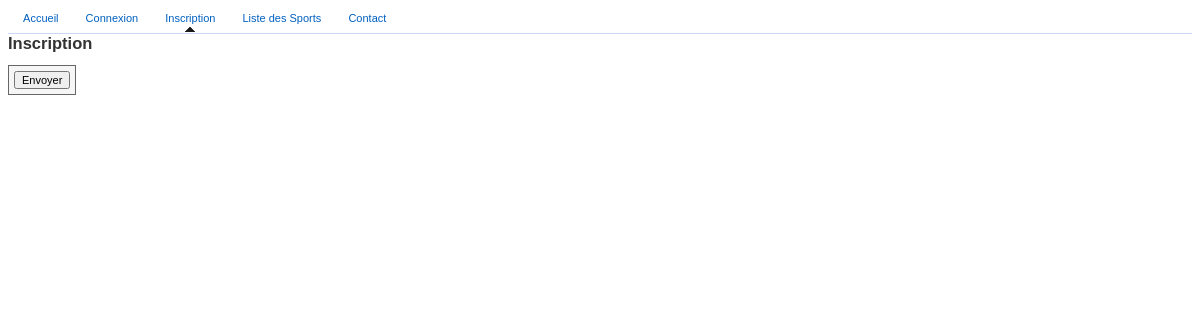
The page /inscription.php on the database as committed earlier.
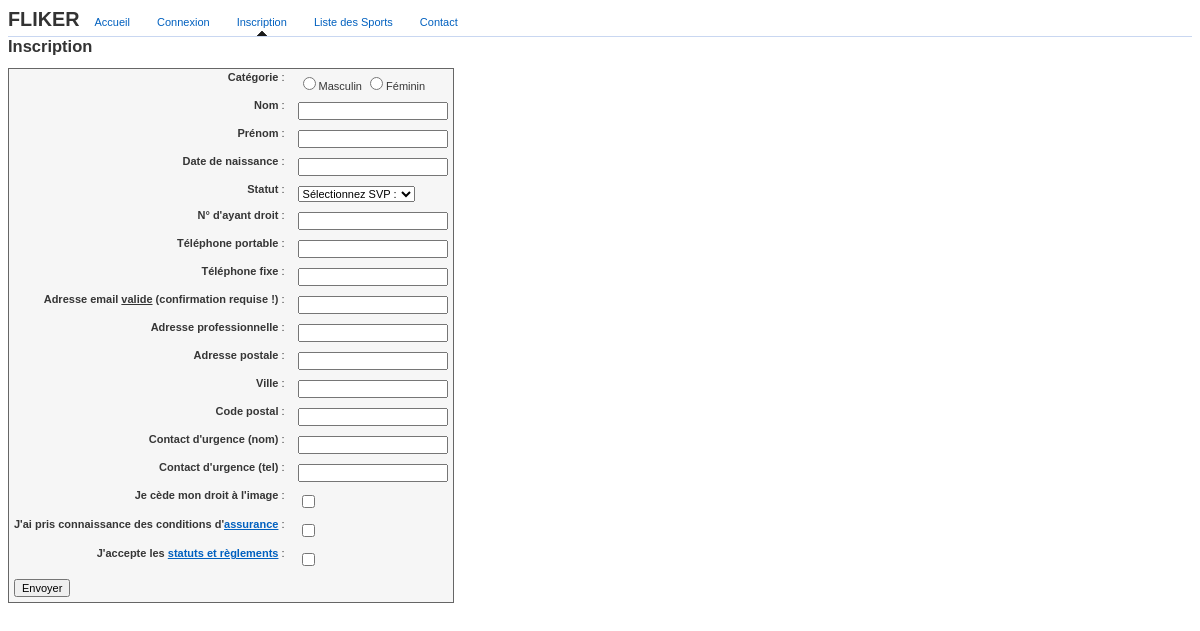
The same page on the database as committed later.
### tables this page shows
CREATE TABLE IF NOT EXISTS `fliker_config` (
  `id` varchar(255) NOT NULL COMMENT 'conf=configuration globale,notif=notification à envoyer,txt=message texte intégré au site',
  `valeur` varchar(1024) NOT NULL,
  `description` varchar(255) NOT NULL,
  PRIMARY KEY (`id`)
);

CREATE TABLE IF NOT EXISTS `fliker_champs_adherent` (
  `nom` varchar(255) NOT NULL,
  `type` varchar(255) NOT NULL,
  `description` varchar(255) NOT NULL,
  `exemple` varchar(255) NOT NULL,
  `ordre` int(16) NOT NULL,
  `required` tinyint(1) NOT NULL,
  `inscription` tinyint(1) NOT NULL,
  `user_viewable` tinyint(1) NOT NULL DEFAULT '0',
  `user_editable` tinyint(1) NOT NULL,
  `admin` tinyint(1) NOT NULL,
  `search_simple` tinyint(1) NOT NULL,
  `search_trombi` tinyint(1) NOT NULL,
  `format` varchar(255) NOT NULL,
  PRIMARY KEY (`nom`)
);

### includes/config.php (called while the page is built, shortened)
<?php
$dbname = "fliker";
?>

### webservices/General.php (called while the page is built, shortened)
<?php
function getParam($id){
	$query= "SELECT valeur FROM {$GLOBALS['prefix_db']}config WHERE id='$id' ";
	$results = mysql_query($query);
	if (mysql_num_rows($results) > 0)
		$ret = mysql_result($results,0,"valeur");
	else
		$ret = NULL;
	return $ret;
}
?>

### webservices/Adherent.php (called while the page is built, shortened)
<?php
function getChampsAdherents()
{
	$query = "SELECT * FROM {$GLOBALS['prefix_db']}champs_adherent ORDER BY ordre ASC";
	$results = mysql_query($query);
	$champs = array();
	while($row = mysql_fetch_array($results)){
		$champs[$row['nom']] = $row;
	}
	return $champs;
}
?>

### webservices/Select.php (called while the page is built, shortened)
<?php
function getSelect($table){
	$query = "SELECT id,nom FROM {$GLOBALS['prefix_db']}$table ORDER BY nom";
	$results = mysql_query($query);
	$tab = array();
	while($row = mysql_fetch_array($results)){
			$tab[$row['id']] = $row['nom'];
	}
	return $tab;
}
?>

### inscription.php (the view, shortened to what this page needs)
<?php
$header = '
<!DOCTYPE HTML PUBLIC "-//W3C//DTD HTML 3.2 Final//EN">
<html>
 <head>
  <title>::Fliker::Inscription</title>
  <link rel="stylesheet" type="text/css" href="./includes/style.css" />
  <link rel="stylesheet" type="text/css" href="./includes/css/ui-lightness/jquery-ui-1.8.11.custom.css" />
	<script type="text/javascript" src="./includes/js/jquery.js"></script>
	<script type="text/javascript" src="./includes/js/jquery.validate.min.js"></script>
	<script type="text/javascript" src="./includes/js/jquery-ui.js"></script>
	<script type="text/javascript" src="./includes/js/jquery.ui.datepicker-fr.js"></script>
 	</head>
	<body>';
$footer = '</body></html>';
include("General.php");
include("Adherent.php");
include("Select.php");
include_once("EspaceMembre.class.php");
print $header;
$EspaceMembre = new EspaceMembre;
$EspaceMembre->showMenu();
print '<h2>Inscription</h2>';
if (isset($_POST['action']) && $_POST['action'] == 'submitted')
{
	if(!(strcmp($_SESSION['uid'],"") == 0))
	{
		$_SESSION = $_POST;
		$tab = getChampsAdherents();
		print "<h2>Récapitulatif</h2>";
		print '<TABLE BORDER="1">';
		foreach($tab as $row){
			if($row['inscription']==1)
			{
				print '<TR>';
				if($row['type']==="varchar")
					print '<TD>'.$row['description'].'</TD><TD>'.$_SESSION[$row['nom']].'</TD>';
				if($row['type']==="date")
					print '<TD>'.$row['description'].'</TD><TD>'.$_SESSION[$row['nom']].'</TD>';
				if($row['type']==="tinyint")
				{
					if (isset($_SESSION[$row['nom']]) && $_SESSION[$row['nom']]==="on")
						print '<TD>'.$row['description'].'</TD><TD>Oui</TD>';
					else
						print '<TD>'.$row['description'].'</TD><TD>Non</TD>';
				}
				if($row['type']==='file')
				{
					print '<TD>'.$row['description'].'</TD><TD>'.$_FILES[$row['nom']]['name'].'</TD>';
					saveImage($_SESSION['email'],$row['nom']);
				}
				if($row['type']==="select")
				{
					$tab=getSelect($row['nom']);
					print '<TD>'.$row['description'].'</TD><TD>'.$tab[$_SESSION['id_'.$row['nom']]].'</TD>';
				}
			}
			print '</TR>';
		}
		print '</TABLE>';
		print '<button type="button" onclick="history.go(-1)">
			Modifier
		</button> ';
		print '<FORM action="inscription.php" method="POST">
		<input type=\'hidden\' name=\'action\' value=\'confirmed\' />
		<INPUT type=\'submit\' value=\'Confirmer\'>
		</FORM>
		';
		print $footer;
	}
	else
		header("location: inscription.php") ;
}
else if (isset($_POST['action']) && $_POST['action'] == 'confirmed')
{
	$cryptinstall="./includes/cryptographp.fct.php";
	include $cryptinstall;
	include("includes/captcha.php");
}
else
{
	$tab = getChampsAdherents();
	print '<br/><FORM id="f_inscription" action="inscription.php?';
	echo SID;
	print '" enctype="multipart/form-data" method="POST">';
	print '<table border=0>';
	foreach($tab as $row)
	{
		if($row['inscription']==1)
		{
			$format =$row['format'];
			if ($row['required']==1)
				$format ="class=\"{$format}_req\"";
			else
				$format="class=\"$format\"";
			if($row['format'] === "categorie")
			{
				print '<tr ><td class="label"><LABEL for ='.$row['nom'].' >'.$row['description'].'</LABEL> : </td>
					<td>
					<INPUT type=radio name='.$row['nom'].' '.$format.' value="M">Masculin
					<INPUT type=radio name='.$row['nom'].' '.$format.' value="F">Féminin
					</td>
					</tr>
					</div>';
			}
			else
			if($row['type']==='varchar')
				print '<tr><td class="label"><LABEL for ='.$row['nom'].' >'.$row['description'].'</LABEL> : </td><td><INPUT type=text name="'.$row['nom'].'" id="'.$row['nom'].'" '.$format.' ></td></tr>';
			else
			if($row['type']==='date')
				print '<tr><td class="label"><LABEL for ="datepicker" >'.$row['description'].'</LABEL> : </td><td><INPUT type=text readonly name="'.$row['nom'].'" id ="datepicker" '.$format.' ></td></tr>';
			else
			if($row['type']==='tinyint')
				print '<tr><td class="label"><LABEL for ='.$row['nom'].' >'.$row['description'].'</LABEL> : </td><td><INPUT type=checkbox name='.$row['nom'].' '.$format.'></td></tr>';
			else
			if($row['type']==='file')
				print '<tr><td class="label"><LABEL for ='.$row['nom'].' >'.$row['description'].'</LABEL> : </td><td><INPUT type=file name='.$row['nom'].' '.$format.'></td></tr>';
			else
			if($row['type']==='select'){
				$values = getSelect($row['nom']);
				print '<tr><td class="label"><LABEL for ='.$row['nom'].' >'.$row['description'].'</LABEL> : </td><td><SELECT name="id_'.$row['nom'].'" id="id_'.$row['nom'].'" '.$format.'>';
                                       print '<OPTION value="" selected>Sélectionnez SVP :</OPTION>';
				print '</SELECT></td></tr>';
			}
		}
	}
	print '<tr><td colspan="2"><INPUT type=\'submit\' name="submit" value=\'Envoyer\'></td></tr>';
	print '</table>';
	print '</FORM>';
	print $footer;
}
?>

### includes/EspaceMembre.class.php (shortened to what this page needs)
<?php
include_once("General.php");
include_once("Adherent.php");
class EspaceMembre
{
	public function showMenu($page = 0)
	{
		print '<div id="top">';
		print '<span id="title"><h1>';
		print getParam('text_top.txt');
		print '</h1></span>';
		include("menu.php");
		print '</div>';
	}
}
?>

### menu.php (shortened to what this page needs)
<?php
$info = pathinfo($_SERVER['PHP_SELF']);
$actuel = substr($info['basename'], 0, -4);
if($actuel == "inscription"){$tmp_stock5 = 'selected';}
if(isset($_SESSION['user']))
{$menu_logger='<li><a class="'.$tmp_stock1.'" href="index.php?page=7&adh='.$_SESSION['uid'].'">Mon espace</a></li>';}
else{
$menu_logger='
<li><a class="'.$tmp_stock3.'" href="index.php?page=23">Accueil</a></li>
<li><a class="'.$tmp_stock4.'" href="login.php">Connexion</a></li>
<li><a class="'.$tmp_stock5.'" href="inscription.php">Inscription</a></li>
';
}
print '
<ul id="main_menu">
'.$menu_logger.'
<li><a class="'.$tmp_stock2.'" href="index.php?page=21">Liste des Sports</a></li>
';
if (isset($_GET['page']))
	$tmp_stock3 = (($_GET['page']==22) ? 'selected' : '');
else
	$tmp_stock3 = '';
print '
<li><a class="'.$tmp_stock3.'" href="index.php?page=22">Contact</a></li>
';
print '</ul>';
?>

### includes/style.css (style rules this page uses)
* { font-size: 11px; }
body, input, select, textarea { font-family: verdana, arial, helvetica, sans-serif; font-size: 11px; }
body { color: #333; background-color: #fff; text-align: left; }
a:link { color:#0060BF; text-decoration: underline; }
h1, h2, h3, h4, h5, h6 { font-family: "Lucida Grande", "Lucida Sans Unicode", geneva, verdana, arial, helvetica, sans-serif; font-weight: bold; color: #333; }
h1 { font-size: 1.8em; margin: 0em; color: #333; }
h2 { font-size: 1.5em; margin: 0em; }
div { padding : 0em; margin : 0em; }
#top { border-bottom : 1px solid #C9D7F1; padding-bottom: 4px; }
#title { display: inline-block; }
#main_menu { display: inline-block; list-style: none; margin: 0.4em 0em 0.4em 0em; padding : 0em; }
#main_menu li { font: 67.5% "Lucida Sans Unicode", "Bitstream Vera Sans", "Trebuchet Unicode MS", "Lucida Grande", Verdana, Helvetica, sans-serif; display:inline; }
#main_menu a { padding: 8px 12px; text-decoration: none; }
#main_menu a:hover, #main_menu a.selected { background: url("../images/hover.gif") bottom center no-repeat; padding-bottom: 8px; }
label { font-weight: bold; }
#f_inscription table { border-spacing: 0px; border-collapse: collapse; empty-cells: show; }
#f_inscription .label { padding-top: 2px; padding-right: 8px; vertical-align: top; text-align: right; width: 125px; white-space: nowrap; }
table { border-collapse: collapse; border: 1px solid #666666; font: normal 11px verdana, arial, helvetica, sans-serif; color: #363636; background: #f6f6f6; text-align:left; }
table a { color: #333333; text-decoration:none; }
tbody th, tbody td { padding:5px; }

Rows that differ between the two databases and show on the page:
added fliker_config: valeur "FLIKER"
added fliker_champs_adherent: description "Catégorie"
added fliker_champs_adherent: description "Nom"
added fliker_champs_adherent: description "Prénom"
added fliker_champs_adherent: description "Date de naissance"
added fliker_champs_adherent: description "Statut"
added fliker_champs_adherent: description "N° d'ayant droit"
added fliker_champs_adherent: description "Téléphone portable"
added fliker_champs_adherent: description "Téléphone fixe"
added fliker_champs_adherent: description "Adresse email valide (confirmation requise !)"
added fliker_champs_adherent: description "Adresse professionnelle"
added fliker_champs_adherent: description "Adresse postale"
added fliker_champs_adherent: description "Ville"
added fliker_champs_adherent: description "Code postal"
added fliker_champs_adherent: description "Contact d'urgence (nom)"
added fliker_champs_adherent: description "Contact d'urgence (tel)"
added fliker_champs_adherent: description "Je cède mon droit à l'image"
added fliker_champs_adherent: description "J'ai pris connaissance des conditions d' assurance"
added fliker_champs_adherent: description "J'accepte les statuts et règlements"
